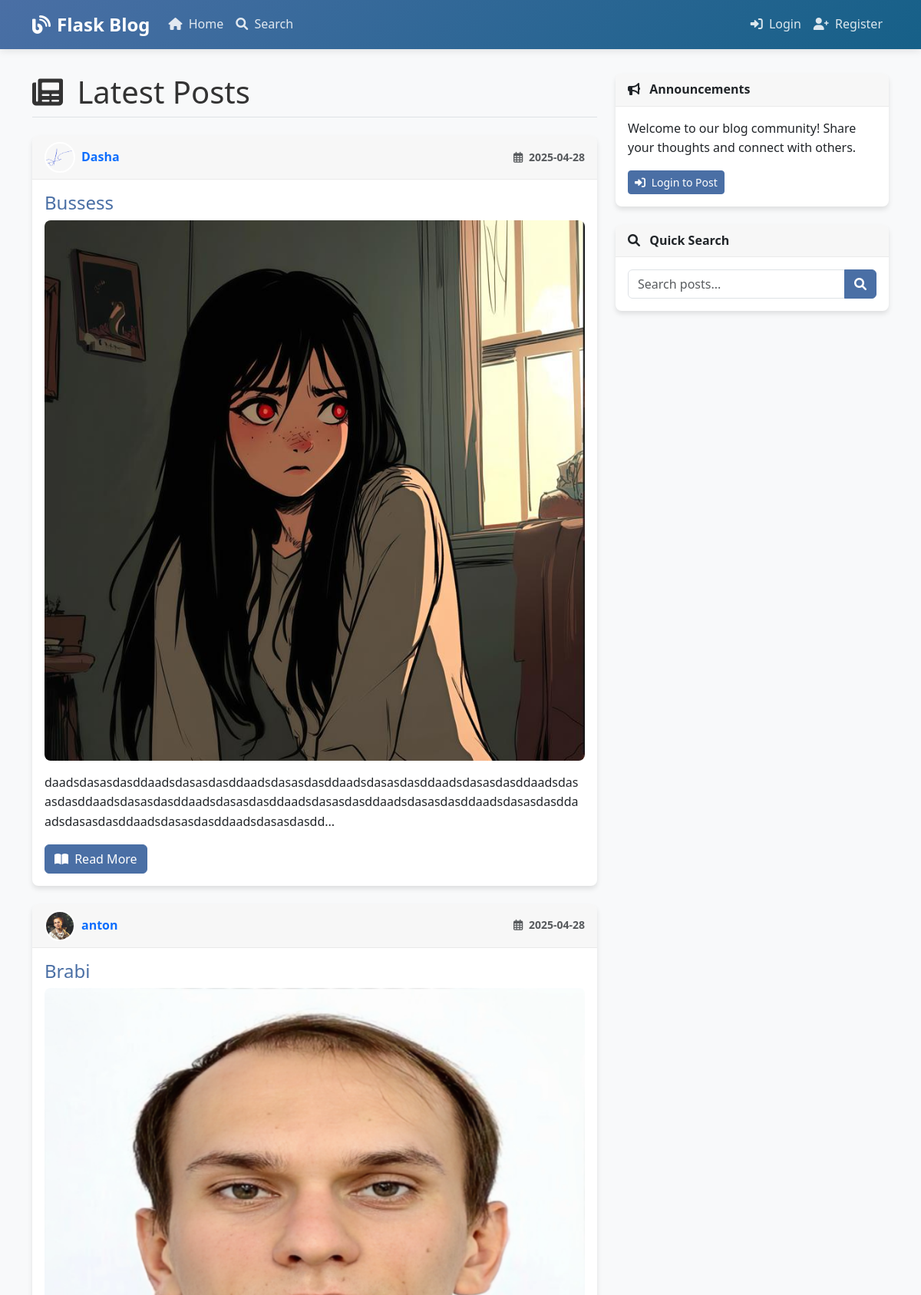
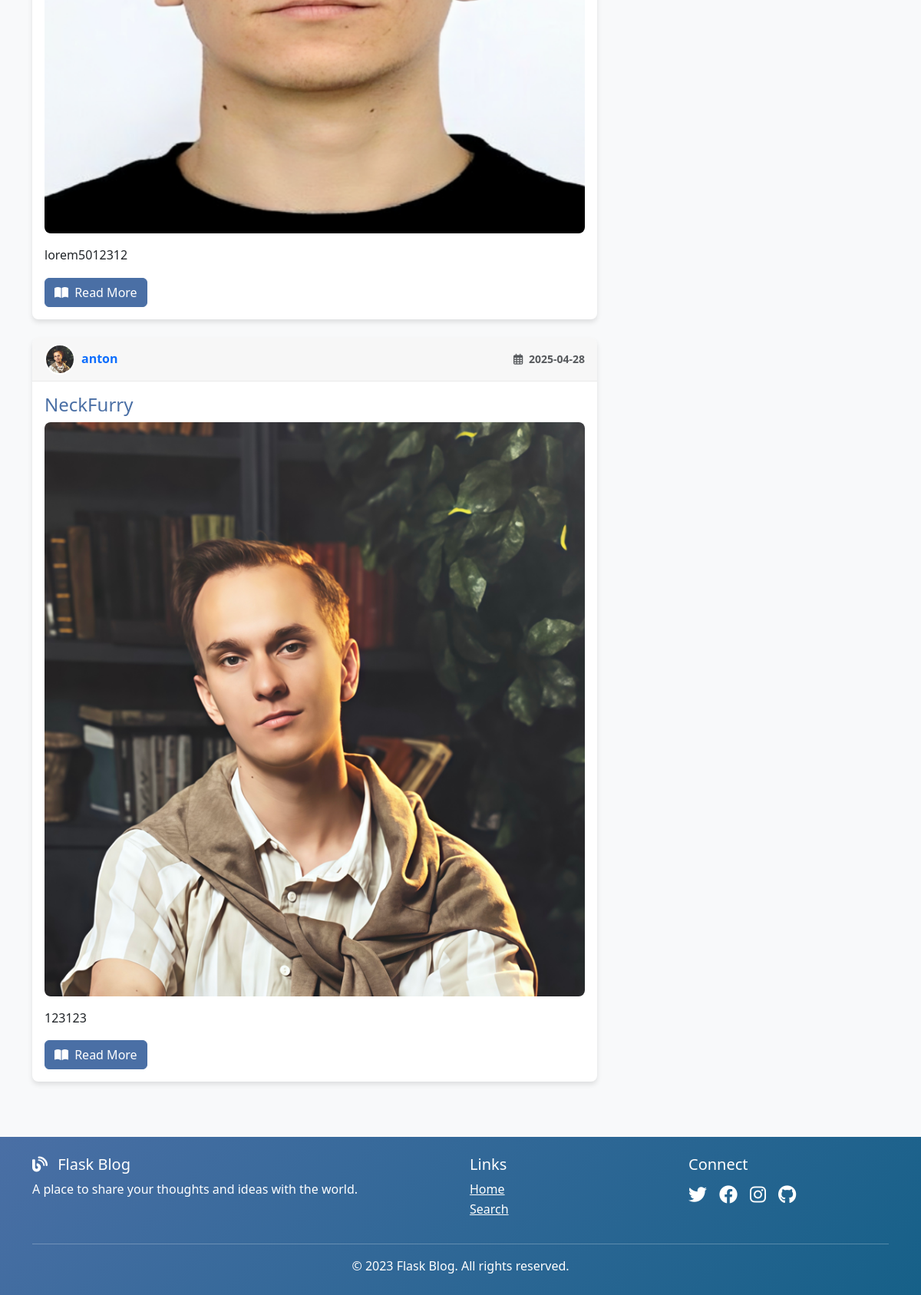
The page /home on the database its author committed (2 pictures, top to bottom).
### app/models/post.py (models this page shows, shortened)
class Post(db.Model):
    id = db.Column(db.Integer, primary_key=True)
    title = db.Column(db.String(100), nullable=False)
    content = db.Column(db.Text, nullable=False)
    image_file = db.Column(db.String(20), nullable=True)
    created_at = db.Column(db.DateTime, nullable=False, default=datetime.utcnow)
    updated_at = db.Column(db.DateTime, onupdate=datetime.utcnow)
    user_id = db.Column(db.Integer, db.ForeignKey('user.id'), nullable=False)

### app/models/user.py (models this page shows, shortened)
class User(db.Model, UserMixin):
    id = db.Column(db.Integer, primary_key=True)
    username = db.Column(db.String(20), unique=True, nullable=False)
    email = db.Column(db.String(120), unique=True, nullable=False)
    password_hash = db.Column(db.String(128), nullable=False)
    profile_image = db.Column(db.String(20), nullable=False, default='default.jpg')
    created_at = db.Column(db.DateTime, nullable=False, default=datetime.utcnow)
    posts = db.relationship('Post', backref='author', lazy=True)

### app/controllers/posts.py (the view)
@posts_bp.route('/')
@posts_bp.route('/home')
def index():
    page = request.args.get('page', 1, type=int)
    posts = Post.query.order_by(Post.created_at.desc()).paginate(page=page, per_page=5)
    return render_template('posts/index.html', posts=posts)

### app/templates/posts/index.html (shortened to what this page needs)
{% extends "base.html" %}
{% block content %}
    <h1 class="mb-4 border-bottom pb-2">
        <i class="fas fa-newspaper me-2"></i> Latest Posts
    </h1>
    {% for post in posts.items %}
        <article class="card mb-4 content-section">
            <div class="card-header">
                <div class="d-flex justify-content-between align-items-center">
                    <a href="{{ url_for('posts.user_posts', username=post.author.username) }}" class="text-decoration-none d-flex align-items-center">
                        <img class="rounded-circle article-img" src="{{ url_for('static', filename='uploads/' + post.author.profile_image) }}" alt="{{ post.author.username }}">
                        <span class="ms-2 fw-bold">{{ post.author.username }}</span>
                    </a>
                    <small class="text-muted">
                        <i class="far fa-calendar-alt me-1"></i> {{ post.created_at.strftime('%Y-%m-%d') }}
                    </small>
                </div>
            </div>
            <div class="card-body">
                <h2 class="card-title h4">
                    <a href="{{ url_for('posts.post', post_id=post.id) }}" class="text-decoration-none">{{ post.title }}</a>
                </h2>
                {% if post.image_file %}
                    <div class="post-image-container mb-3">
                        <img src="{{ url_for('static', filename='uploads/' + post.image_file) }}" class="img-fluid rounded" alt="{{ post.title }}">
                    </div>
                {% endif %}
                <p class="card-text">{{ post.content|truncate(200) }}</p>
                <a href="{{ url_for('posts.post', post_id=post.id) }}" class="btn btn-primary">
                    <i class="fas fa-book-open me-1"></i> Read More
                </a>
            </div>
        </article>
    {% endfor %}
{% endblock content %}

### app/static/css/main.css (style rules this page uses)
:root { --primary-color: #4a6fa5; --secondary-color: #166088; --accent-color: #4fc3dc; --text-color: #333; --light-bg: #f8f9fa; --dark-bg: #343a40; --border-radius: 8px; --box-shadow: 0 4px 6px rgba(0, 0, 0, 0.1); }
body { background-color: var(--light-bg); color: var(--text-color); font-family: 'Segoe UI', Tahoma, Geneva, Verdana, sans-serif; margin-top: 5rem; line-height: 1.6; }
.card { border: none; border-radius: var(--border-radius); box-shadow: var(--box-shadow); transition: transform 0.3s, box-shadow 0.3s; margin-bottom: 1.5rem; overflow: hidden; }
.card-header { background-color: rgba(0, 0, 0, 0.03); border-bottom: 1px solid rgba(0, 0, 0, 0.05); font-weight: 600; }
.card-title a { color: var(--primary-color); text-decoration: none; }
.btn-primary { background-color: var(--primary-color); border-color: var(--primary-color); }
.article-img { height: 40px; width: 40px; object-fit: cover; border-radius: 50%; border: 2px solid white; }
.content-section { animation: fadeIn 0.5s ease-out; }
.card { transition: transform 0.3s ease, box-shadow 0.3s ease; opacity: 0; transform: translateY(20px); }
.card.show { opacity: 1; transform: translateY(0); }
.post-image-container { overflow: hidden; border-radius: var(--border-radius); max-height: none; }
.post-image-container img { transition: transform 0.5s ease; width: 100%; object-fit: contain; height: auto; }
.btn { transition: all 0.3s ease; }

### rows shown on the page
Post: profile_image (picture), author.username "Dasha", created_at "2025-04-28", title "Bussess", image_file (picture), content "daadsdasasdasddaadsdasasdasddaadsdasasdasddaadsdasasdasddaadsdasasdasddaadsdasasdasddaadsdasasdasddaadsdasasdasddaadsdasasdasddaadsdasasdasddaadsdasasdasddaadsdasasdasddaadsdasasdasddaadsdasasdasdd..."
Post: profile_image (picture), author.username "anton", created_at "2025-04-28", title "Brabi", image_file (picture), content "lorem5012312"
Post: profile_image (picture), author.username "anton", created_at "2025-04-28", title "NeckFurry", image_file (picture), content "123123"
